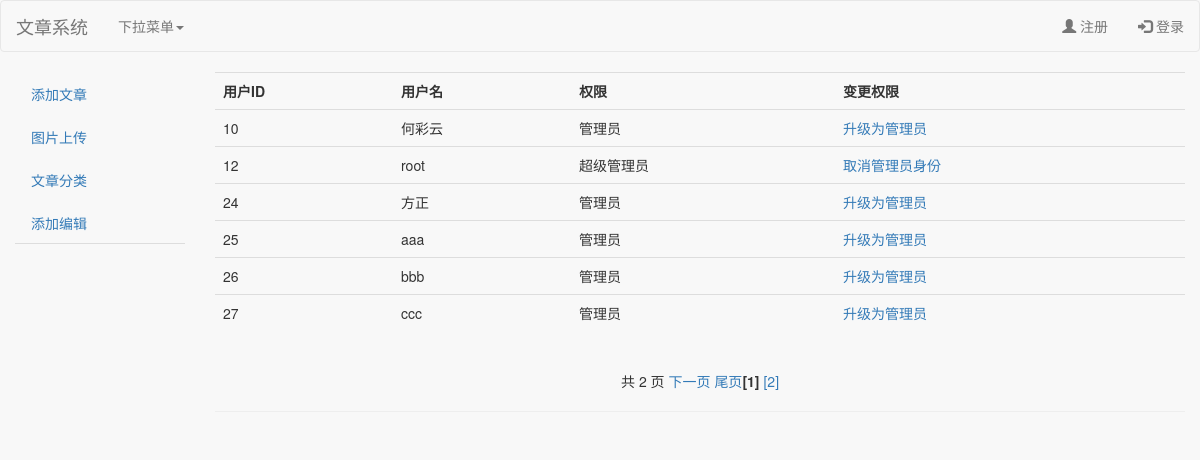
The app's page /add_admin.php, older data.
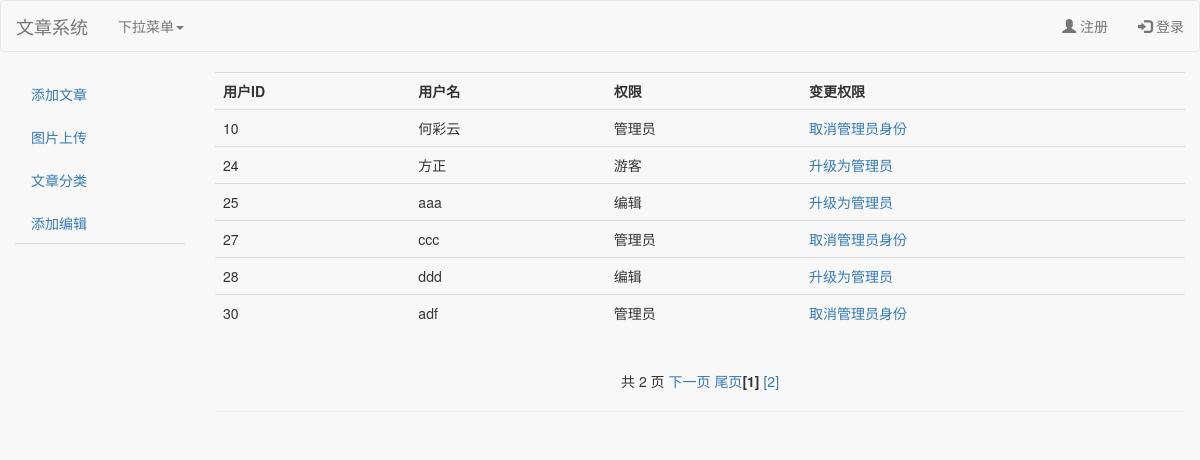
The same page, newer data.
### tables this page shows
CREATE TABLE `user` (
  `user_id` int(10) NOT NULL,
  `user_name` varchar(100) NOT NULL,
  `password` varchar(100) NOT NULL,
  `phone` varchar(100) DEFAULT NULL,
  `address` varchar(255) DEFAULT NULL,
  `role_type` int(1) DEFAULT '1'
);

CREATE TABLE `roles` (
  `id` int(10) UNSIGNED NOT NULL,
  `role_type` int(10) NOT NULL,
  `role_name` varchar(30) NOT NULL
);

### model/base_model.class.php (called while the page is built, shortened)
<?php
class Base_Model
{
    private $host_name = HOST;
    private $user_name = USER;
    private $password = PASS;
    private $db_name = DB_NAME;
    public $conn;
    function __construct()
    {
        $config = mysqli_connect($this->host_name, $this->user_name, $this->password);
        $this->conn = $config;
        $res = mysqli_select_db($config, $this->db_name);
    }
    function query($sql)
    {
        return mysqli_query($this->conn, $sql);
    }
    function fetch_all($sql)
    {
        $result = mysqli_query($this->conn, $sql);
        $data = array();
        if ($result && mysqli_num_rows($result) > 0) {
            while ($row = mysqli_fetch_assoc($result)) {
                $data[] = $row;
            }
        }
        return $data;
    }
}

### model/user_model.class.php (called while the page is built, shortened)
<?php
require_once 'base_model.class.php';
class User_Model extends Base_Model
{
    function get_all_user_info($type)
    {
        $sql = "SELECT * FROM user WHERE role_type<=$type";
        $user_info = $this->fetch_all($sql);
        return $user_info;
    }
    function get_limit_user_info($start, $end, $type)
    {
        $news_info = $this->fetch_all("select * from user where role_type<=$type limit $start,$end");
        return $news_info;
    }
    function get_role_name($role_type)
    {
        $role_type = mysqli_real_escape_string($this->conn, $role_type);
        $sql = "select role_name from roles where role_type=$role_type";
        $result = $this->query($sql);
        $role_name = mysqli_fetch_array($result);
        return $role_name['role_name'];
    }
}

### add_admin.php (the view, shortened to what the changed rows need)
<!DOCTYPE html>
<html>
<head>
    <link href="./lib/bootstrap_demo/vendor/bootstrap/css/bootstrap.min.css" rel="stylesheet">
    <link href="./lib/bootstrap_demo/vendor/metisMenu/metisMenu.min.css" rel="stylesheet">
    <link href="./lib/bootstrap_demo/dist/css/sb-admin-2.css" rel="stylesheet">
    <link href="./lib/bootstrap_demo/vendor/font-awesome/css/font-awesome.min.css" rel="stylesheet" type="text/css">
</head>
<body>
                <?php
                require './model/user_model.class.php';
                ?>
<div class="container-fluid">
    <div class="row">
        <div class="content col-md-10 table-responsive">
            <?php
            $user_model = new User_Model();
            $user_list_info = $user_model->get_all_user_info(ROLE_TYPE_ADMIN);
            $page = isset($_GET['page']) ? intval($_GET['page']) : 1;
            $page_size = PAGE_SIZE;
            $page_num = ceil(count($user_list_info) / $page_size);
            $offset = ($page - 1) * $page_size;
            $user_limit_info = $user_model->get_limit_user_info($offset, $page_size, ROLE_TYPE_ADMIN);
            ?>
            <table class="table table-hover">
                <tr>
                    <th>用户ID</th>
                    <th>用户名</th>
                    <th>权限</th>
                    <th>变更权限</th>
                </tr>
                <?php
                for ($i = 0; $i < count($user_limit_info); $i++) {
                    $role_name = $user_model->get_role_name($user_limit_info[$i]['role_type']);
                    echo "<tr>";
                    echo "<td>{$user_limit_info[$i]['user_id']}</td>";
                    echo "<td>{$user_limit_info[$i]['user_name']}</td>";
                    echo "<td>$role_name</td>";
                    echo "<td>";
                    if ($user_limit_info[$i]['role_type'] <= ROLE_TYPE_EDITOR) {
                        echo "<a href='javascript:change_admin({$user_limit_info[$i]['user_id']})'>升级为管理员</a>";
                    } else if ($user_limit_info[$i]['role_type'] == ROLE_TYPE_ADMIN) {
                        echo "<a href='javascript:change_admin({$user_limit_info[$i]['user_id']})'>取消管理员身份</a>";
                    }
                    echo "</td>";
                    echo "</tr>";
                }
                ?>
            </table>
            <?php
            $next = $page + 1;
            echo "<br/>";
            echo "<div align='center'>共 " . $page_num . " 页 ";
            if ($page < $page_num) {
                echo "<a href='add_admin.php?page=" . $next . "'>下一页 </a>";
                echo "<a href='add_admin.php?page=" . $page_num . "'>尾页</a>";
            }
            for ($j = 1; $j <= $page_num; $j++) {
                $show = ($j != $page) ? "<a href='add_admin.php?page=" . $j . "'>[$j]</a>" : "<b>[$j]</b>";
                echo $show . "   ";
            }
            ?>
            <br/>
            <hr width="100%"/>
        </div>
    </div>
</div>
</body>
</html>

Row changes from the older to the newer data that the page shows:
no longer on this page (row edited): user: user_id "12", user_name "root", role_type.role_name "超级管理员"
removed user: user_id "26", user_name "bbb", role_type.role_name "管理员"
changed user "何彩云": role_type "升级为管理员" → "取消管理员身份"
changed user "方正": role_type.role_name "管理员" → "游客"
computed for user "aaa": role_type.role_name "管理员" → "编辑"
changed user "ccc": role_type "升级为管理员" → "取消管理员身份"
now on this page (row edited): user: user_id "28", user_name "ddd", role_type.role_name "编辑"
added user: user_id "30", user_name "adf", role_type.role_name "管理员"
